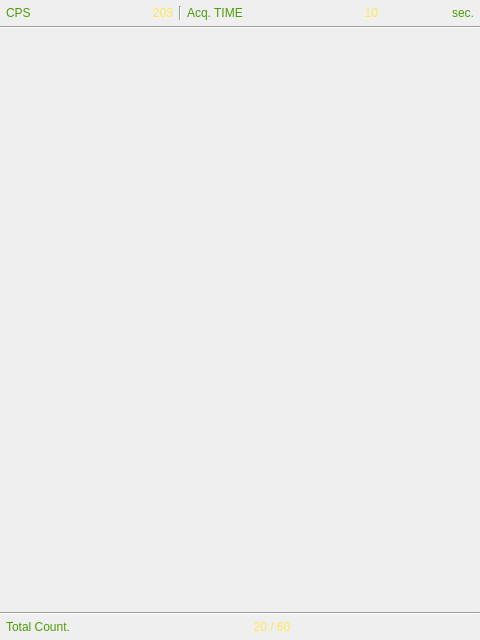
<?xml version="1.0" encoding="UTF-8"?>
<ui version="4.0">
 <class>CalibrationScreen</class>
 <widget class="QWidget" name="CalibrationScreen">
  <property name="geometry">
   <rect>
    <x>0</x>
    <y>0</y>
    <width>480</width>
    <height>640</height>
   </rect>
  </property>
  <property name="windowTitle">
   <string>Form</string>
  </property>
  <layout class="QGridLayout" name="gridLayout_2" columnstretch="3,0,5">
   <property name="leftMargin">
    <number>0</number>
   </property>
   <property name="topMargin">
    <number>6</number>
   </property>
   <property name="rightMargin">
    <number>0</number>
   </property>
   <property name="bottomMargin">
    <number>6</number>
   </property>
   <property name="horizontalSpacing">
    <number>0</number>
   </property>
   <property name="verticalSpacing">
    <number>6</number>
   </property>
   <item row="2" column="0" colspan="3">
    <widget class="SpectrumHwView" name="chart" native="true">
     <property name="sizePolicy">
      <sizepolicy hsizetype="Preferred" vsizetype="Preferred">
       <horstretch>0</horstretch>
       <verstretch>1</verstretch>
      </sizepolicy>
     </property>
     <property name="font">
      <font>
       <pointsize>4</pointsize>
      </font>
     </property>
    </widget>
   </item>
   <item row="0" column="1">
    <widget class="Line" name="hline1">
     <property name="sizePolicy">
      <sizepolicy hsizetype="Fixed" vsizetype="Preferred">
       <horstretch>0</horstretch>
       <verstretch>0</verstretch>
      </sizepolicy>
     </property>
     <property name="minimumSize">
      <size>
       <width>2</width>
       <height>0</height>
      </size>
     </property>
     <property name="maximumSize">
      <size>
       <width>2</width>
       <height>16777215</height>
      </size>
     </property>
     <property name="orientation">
      <enum>Qt::Vertical</enum>
     </property>
    </widget>
   </item>
   <item row="3" column="0" colspan="3">
    <widget class="Line" name="vline2">
     <property name="sizePolicy">
      <sizepolicy hsizetype="Preferred" vsizetype="Fixed">
       <horstretch>0</horstretch>
       <verstretch>0</verstretch>
      </sizepolicy>
     </property>
     <property name="minimumSize">
      <size>
       <width>0</width>
       <height>2</height>
      </size>
     </property>
     <property name="maximumSize">
      <size>
       <width>16777215</width>
       <height>2</height>
      </size>
     </property>
     <property name="orientation">
      <enum>Qt::Horizontal</enum>
     </property>
    </widget>
   </item>
   <item row="4" column="0" colspan="3">
    <layout class="QHBoxLayout" name="layoutCount">
     <property name="leftMargin">
      <number>6</number>
     </property>
     <property name="topMargin">
      <number>0</number>
     </property>
     <property name="rightMargin">
      <number>6</number>
     </property>
     <item>
      <widget class="QLabel" name="tvCount">
       <property name="styleSheet">
        <string notr="true">color: rgb(78, 154, 6);</string>
       </property>
       <property name="text">
        <string>Total Count.</string>
       </property>
       <property name="wordWrap">
        <bool>false</bool>
       </property>
      </widget>
     </item>
     <item>
      <widget class="QLabel" name="acqCounter">
       <property name="sizePolicy">
        <sizepolicy hsizetype="Expanding" vsizetype="Preferred">
         <horstretch>0</horstretch>
         <verstretch>0</verstretch>
        </sizepolicy>
       </property>
       <property name="styleSheet">
        <string notr="true">color: rgb(252, 233, 79);</string>
       </property>
       <property name="text">
        <string>20 / 60</string>
       </property>
       <property name="alignment">
        <set>Qt::AlignCenter</set>
       </property>
      </widget>
     </item>
    </layout>
   </item>
   <item row="0" column="0">
    <layout class="QHBoxLayout" name="layoutCps">
     <property name="leftMargin">
      <number>6</number>
     </property>
     <property name="rightMargin">
      <number>6</number>
     </property>
     <item>
      <widget class="QLabel" name="tvCps">
       <property name="styleSheet">
        <string notr="true">color: rgb(78, 154, 6);</string>
       </property>
       <property name="text">
        <string>CPS</string>
       </property>
      </widget>
     </item>
     <item>
      <widget class="QLabel" name="cps">
       <property name="styleSheet">
        <string notr="true">color: rgb(252, 233, 79);</string>
       </property>
       <property name="text">
        <string>203</string>
       </property>
       <property name="alignment">
        <set>Qt::AlignRight|Qt::AlignTrailing|Qt::AlignVCenter</set>
       </property>
      </widget>
     </item>
    </layout>
   </item>
   <item row="1" column="0" colspan="3">
    <widget class="Line" name="vline1">
     <property name="sizePolicy">
      <sizepolicy hsizetype="Expanding" vsizetype="Fixed">
       <horstretch>0</horstretch>
       <verstretch>0</verstretch>
      </sizepolicy>
     </property>
     <property name="minimumSize">
      <size>
       <width>0</width>
       <height>2</height>
      </size>
     </property>
     <property name="maximumSize">
      <size>
       <width>16777215</width>
       <height>2</height>
      </size>
     </property>
     <property name="orientation">
      <enum>Qt::Horizontal</enum>
     </property>
    </widget>
   </item>
   <item row="0" column="2">
    <layout class="QHBoxLayout" name="layoutAcq">
     <property name="leftMargin">
      <number>6</number>
     </property>
     <property name="rightMargin">
      <number>6</number>
     </property>
     <item>
      <widget class="QLabel" name="tvAcqTime">
       <property name="styleSheet">
        <string notr="true">color: rgb(78, 154, 6);</string>
       </property>
       <property name="text">
        <string>Acq. TIME</string>
       </property>
      </widget>
     </item>
     <item>
      <widget class="QLabel" name="acqTime">
       <property name="styleSheet">
        <string notr="true">color: rgb(252, 233, 79);</string>
       </property>
       <property name="text">
        <string>10</string>
       </property>
       <property name="alignment">
        <set>Qt::AlignRight|Qt::AlignTrailing|Qt::AlignVCenter</set>
       </property>
      </widget>
     </item>
     <item>
      <widget class="QLabel" name="acqSec">
       <property name="styleSheet">
        <string notr="true">color: rgb(78, 154, 6);</string>
       </property>
       <property name="text">
        <string>sec.</string>
       </property>
       <property name="alignment">
        <set>Qt::AlignRight|Qt::AlignTrailing|Qt::AlignVCenter</set>
       </property>
      </widget>
     </item>
    </layout>
   </item>
  </layout>
 </widget>
 <customwidgets>
  <customwidget>
   <class>SpectrumHwView</class>
   <extends>QWidget</extends>
   <header>widget/SpectrumView.h</header>
   <container>1</container>
  </customwidget>
 </customwidgets>
 <resources/>
 <connections/>
</ui>
